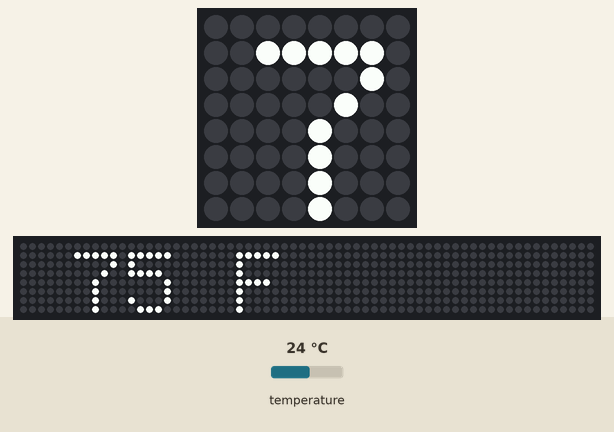
Simulated run of this program. Board: Raspberry Pi (BCM pin numbers) with a Sense HAT. Shown: the Sense HAT's 8×8 RGB LED matrix, a strip that is not on the board, showing the scrolling text unrolled. The inputs (shaded band) are chosen by the test bench; at power-on: temperature 24 °C. The 64×8 strip is a reading aid, not a part: it shows the text the matrix is scrolling, unrolled, one strip-width of it at a time.

Above: at 1.28 s.
1.3 s: temperature set to 12 °C
At 5.5 s:
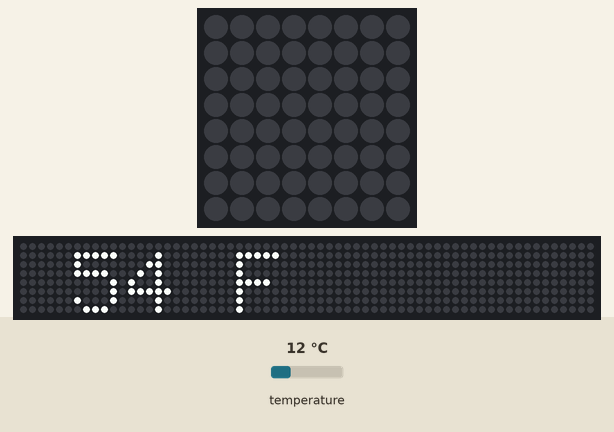
7.0 s: temperature set to 19 °C
At 10.33 s:
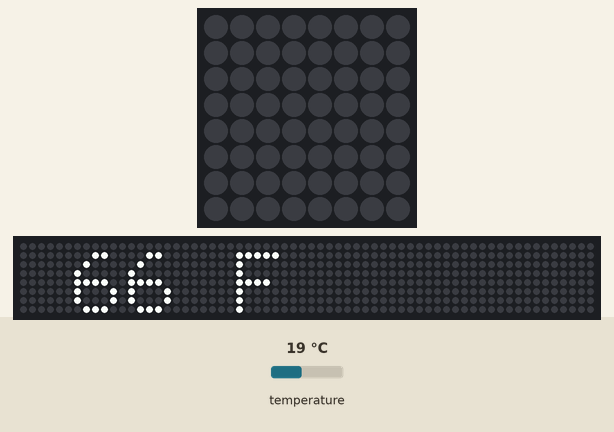
12.7 s: temperature set to 28 °C
At 15.16 s:
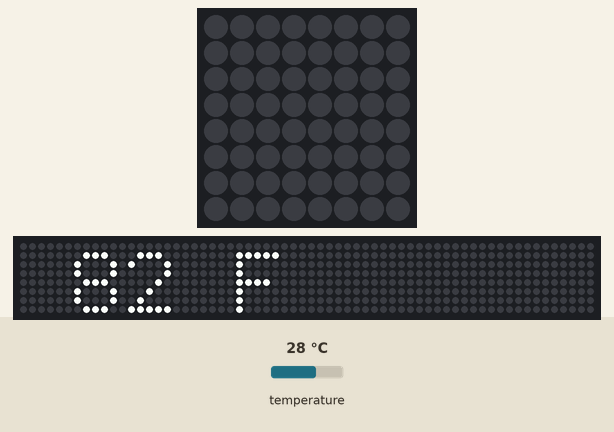

The program:

sense_repeat_temp_f.py
```python
from sense_hat import SenseHat

from time import sleep

import math

sense = SenseHat()
sense.set_rotation(90)

sense.clear(0, 0, 0,)

while True:
    sense.show_message(" %s F" % round(sense.get_temperature() * 1.8 + 32))
    sleep(1)

# From here: https://github.com/BenIanGifford/sense-hat/blob/master/sense_repeat_temp_f.py
```
